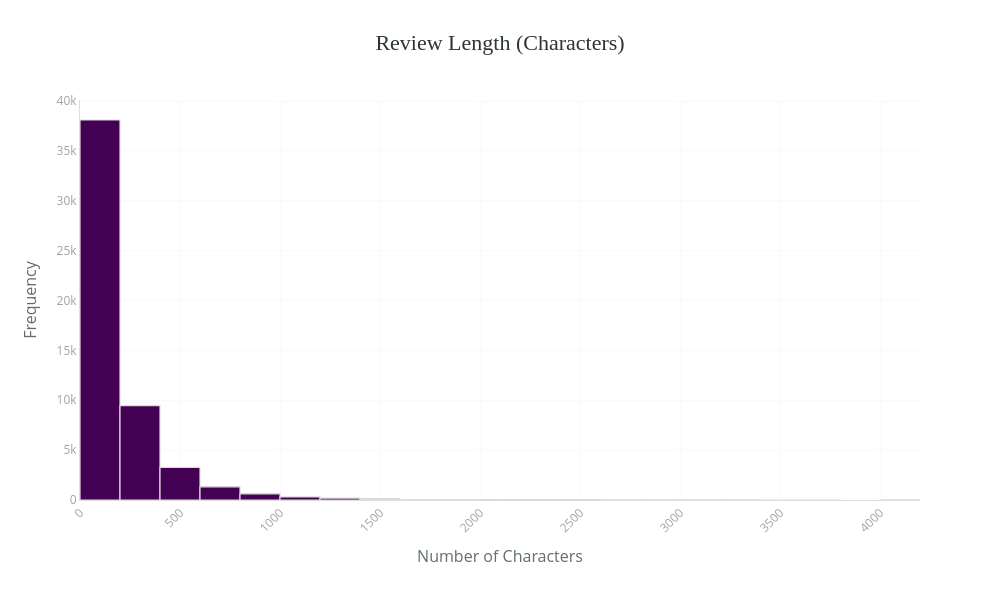

Notebook code cell kept with this figure:
### Code cell
dataset['review_char_len'] = dataset['text'].astype(str).str.len()

histogram_chart(
    data=dataset,
    column='review_char_len',
    title='Review Length (Characters)',
    x_label='Number of Characters'
)

### Figure 1 — Plotly figure (JSON) as saved in the notebook; plotly's stock layout.template omitted (floating-point values rounded to 4 significant figures; data arrays with more than 128 entries replaced by an {"elided": "..."} marker saying what was removed)
{"data": [{"bingroup": "x", "hovertemplate": "review_char_len=%{x}<br>count=%{y}<extra></extra>", "legendgroup": "", "marker": {"color": "#440154", "line": {"color": "#DDD", "width": 1.2}, "pattern": {"shape": ""}}, "name": "", "nbinsx": 30, "orientation": "v", "showlegend": false, "type": "histogram", "x": {"elided": "53566 int values"}, "xaxis": "x", "yaxis": "y"}], "layout": {"barmode": "relative", "height": 600, "legend": {"tracegroupgap": 0}, "margin": {"b": 100, "l": 80, "r": 80, "t": 100}, "paper_bgcolor": "white", "plot_bgcolor": "white", "title": {"font": {"color": "#2D3436", "family": "Arial Black", "size": 22}, "text": "Review Length (Characters)", "x": 0.5, "xanchor": "center"}, "width": 1000, "xaxis": {"anchor": "y", "domain": [0, 1], "gridcolor": "#F8F9FA", "linecolor": "#DDD", "showgrid": true, "tickangle": -45, "tickfont": {"color": "#A0A4A8", "size": 12}, "title": {"font": {"color": "#636E72", "size": 16}, "text": "Number of Characters"}}, "yaxis": {"anchor": "x", "domain": [0, 1], "gridcolor": "#F8F9FA", "linecolor": "#DDD", "showgrid": true, "tickfont": {"color": "#A0A4A8", "size": 12}, "title": {"font": {"color": "#636E72", "size": 16}, "text": "Frequency"}}}}
